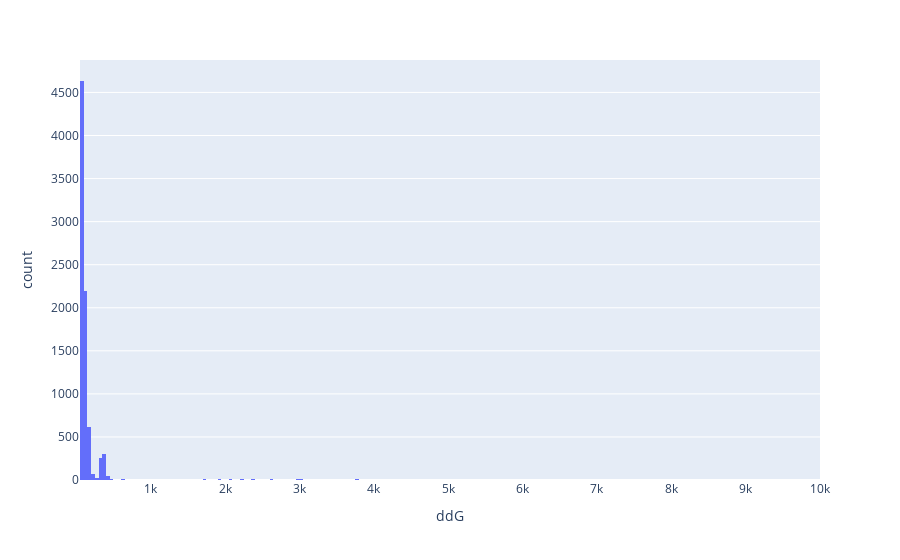

Here is the notebook cell this chart was saved with:
### Code cell
import plotly.express as px

px.histogram(matches.loc[matches['success']], 'ddG')

### Figure 1 — Plotly figure (JSON) as saved in the notebook; plotly's stock layout.template omitted (floating-point values rounded to 4 significant figures; data arrays with more than 128 entries replaced by an {"elided": "..."} marker saying what was removed)
{"data": [{"alignmentgroup": "True", "bingroup": "x", "hovertemplate": "ddG=%{x}<br>count=%{y}<extra></extra>", "legendgroup": "", "marker": {"color": "#636efa", "pattern": {"shape": ""}}, "name": "", "offsetgroup": "", "orientation": "v", "showlegend": false, "type": "histogram", "x": {"elided": "8375 float values"}, "xaxis": "x", "yaxis": "y"}], "layout": {"autosize": true, "barmode": "relative", "legend": {"tracegroupgap": 0}, "margin": {"t": 60}, "xaxis": {"anchor": "y", "autorange": true, "domain": [0, 1], "range": [50, 10000], "title": {"text": "ddG"}, "type": "linear"}, "yaxis": {"anchor": "x", "autorange": true, "domain": [0, 1], "range": [0, 4877.0], "title": {"text": "count"}}}}
